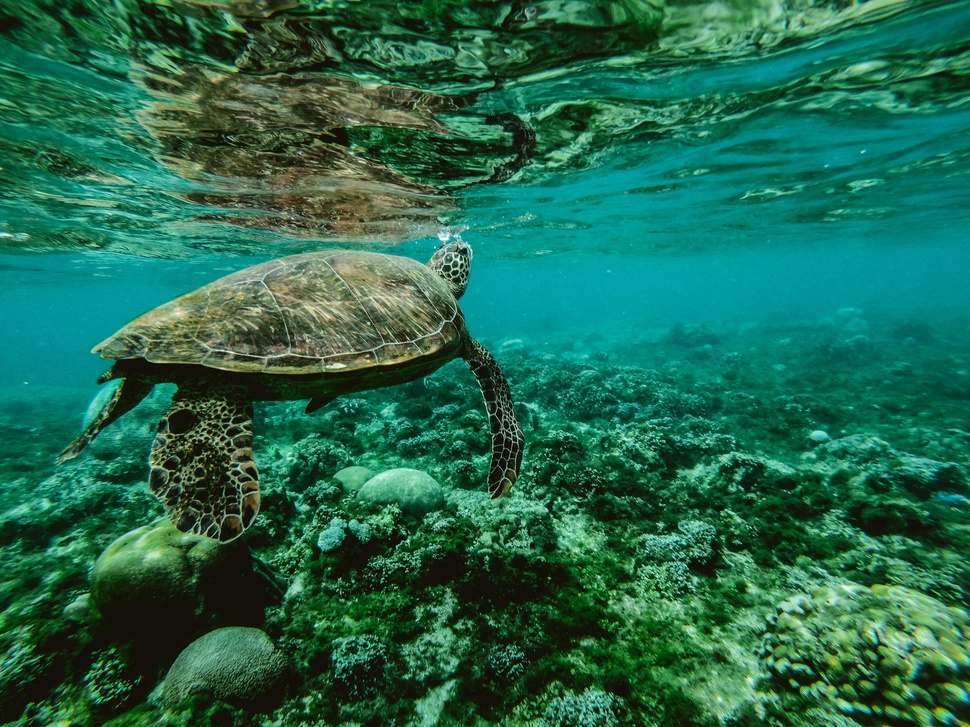
#> input picture python/pexel2.jpg, 970 x 727 px, shrunk from 4000 x 3000 before the run, found by its file name
$ python 'color cast direction.py'
#> lines starting #> are read from the running program, lines starting #| are printed output that depends on the picture
from PIL import Image
import numpy as np
from skimage.color import rgb2lab

def convert_to_24bpp_rgb(image_path):
    """
    将图片转换为 24 位 RGB 格式并返回图像对象。
    """
#> called with image_path = 'd:\\GitHub\\wxkk\\python\\pexel2.jpg'
    # 打开图像
    image = Image.open(image_path)
#> image is the input picture: PIL image 970x727 RGB; mean R, G, B 33, 104.5, 76.9

    # 转换为 RGB 模式（24 位）
    if image.mode != 'RGB':
        image = image.convert('RGB')
    return image

def calculate_green_or_blue_cast(image):
    """
    判断图片是否偏绿色或偏蓝色。
    """
    # 将图像转换为 numpy 数组
    image_np = np.array(image)

    # 转换为 Lab 色彩空间
    lab_image = rgb2lab(image_np / 255.0)  # RGB to Lab, scale to [0, 1]
#> lab_image: shape (727, 970, 3) float64; mean of channels 0, 1, 2 39, -25.8, 9.7

    # 获取 Lab 图像的 A 和 B 分量
    A = lab_image[:, :, 1]
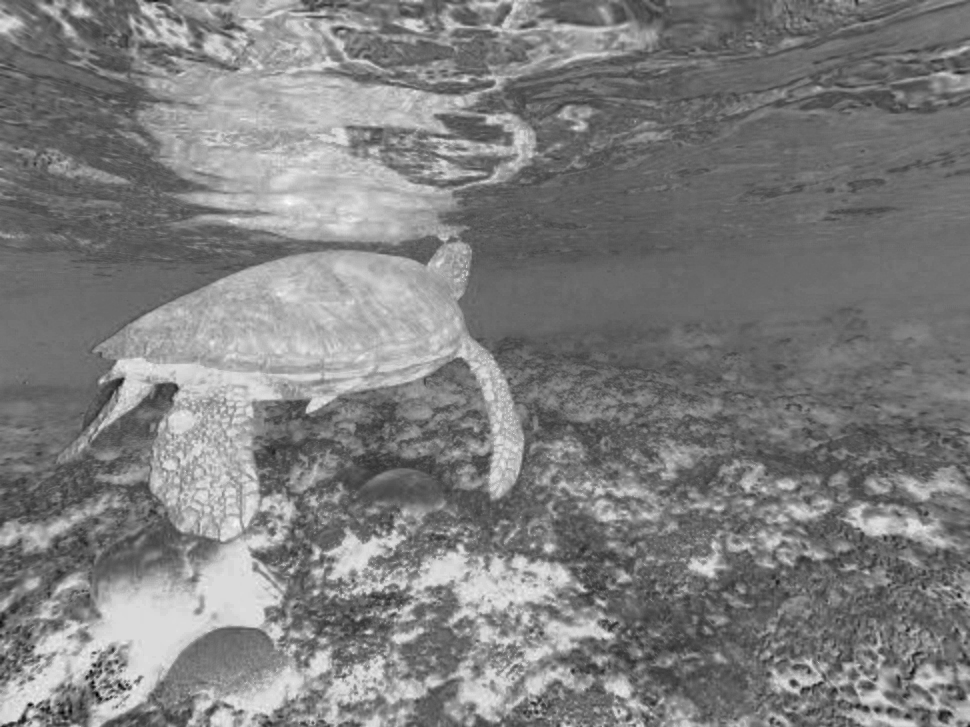
#> A: shape (727, 970) float64; min -61.23, max 10.01, mean -25.8; drawn with min black and max white
    B = lab_image[:, :, 2]
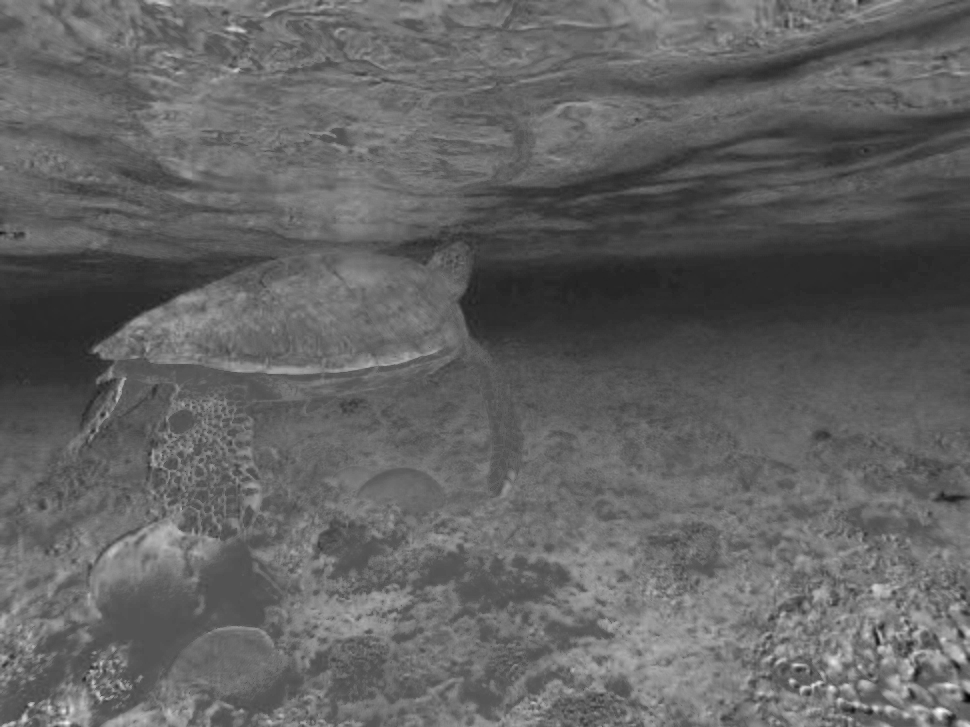
#> B: shape (727, 970) float64; min -30.22, max 72.75, mean 9.7; drawn with min black and max white

    # 计算 A 和 B 的均值
    avg_A = np.mean(A)
#> avg_A = -25.8
    avg_B = np.mean(B)
#> avg_B = 9.72

    # 判断偏色方向
    if avg_A < 0:
        return "偏绿色"
    elif avg_B < 0:
        return "偏蓝色"
    else:
        return "无明显偏绿色或偏蓝色"

def main(image_path):
    # 将图像转换为 24 位 RGB 格式
    image = convert_to_24bpp_rgb(image_path)

    # 检测偏色方向
    color_cast = calculate_green_or_blue_cast(image)
#> color_cast = '偏绿色'

    print(f"Color Cast: {color_cast}")
#| Color Cast: 偏绿色
    return color_cast

# 示例用法
image_path = "d:\GitHub\wxkk\python\\pexel2.jpg"  # 替换为实际图片路径
main(image_path)

$ run again, with python/pexel1.jpg copied over python/pexel2.jpg
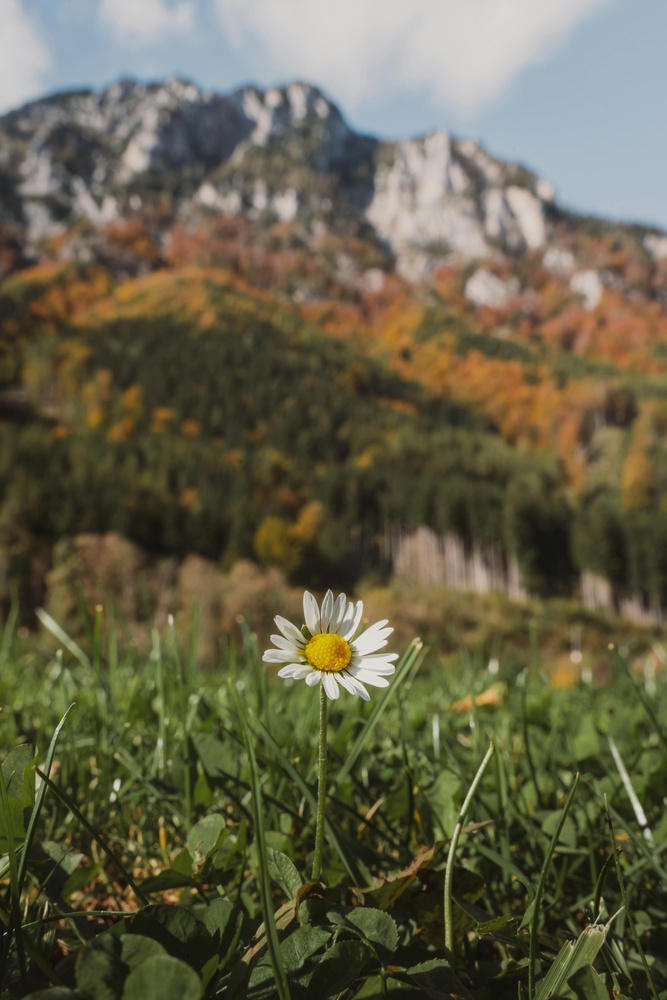
#> input picture python/pexel1.jpg, 667 x 1000 px, shrunk from 4896 x 7340 before the run, found by its file name
#> in convert_to_24bpp_rgb, image is the input picture: PIL image 667x1000 RGB; mean R, G, B 100.9, 97.2, 73.7
#> lab_image: shape (1000, 667, 3) float64; mean of channels 0, 1, 2 40.2, -2.2, 14.3
#> in calculate_green_or_blue_cast, `A = lab_image[:, :, 1]`:
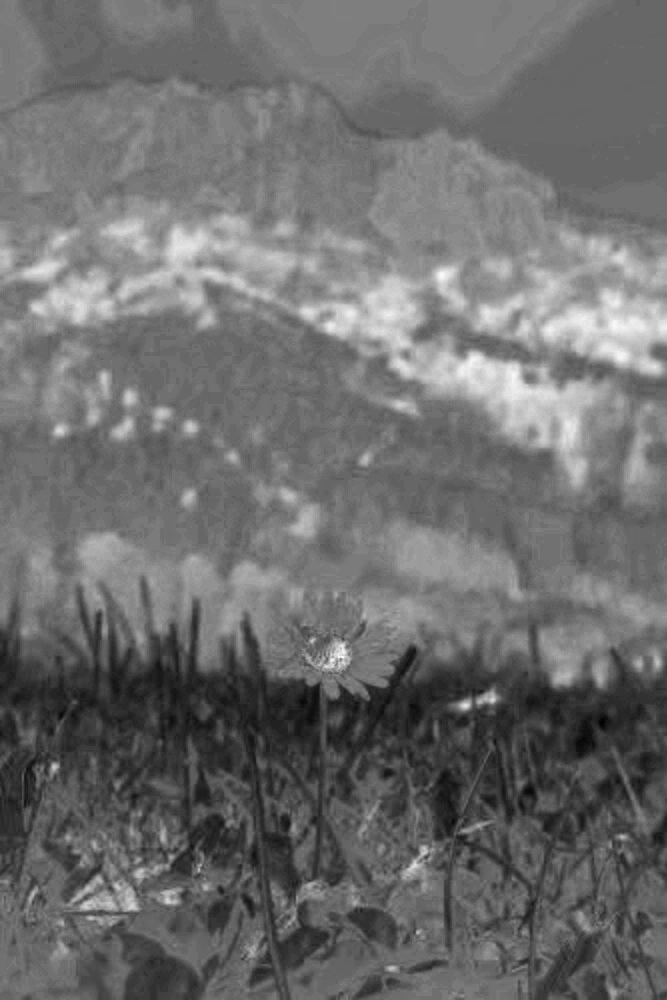
#> A: shape (1000, 667) float64; min -22.03, max 24.02, mean -2.2; drawn with min black and max white
#> in calculate_green_or_blue_cast, `B = lab_image[:, :, 2]`:
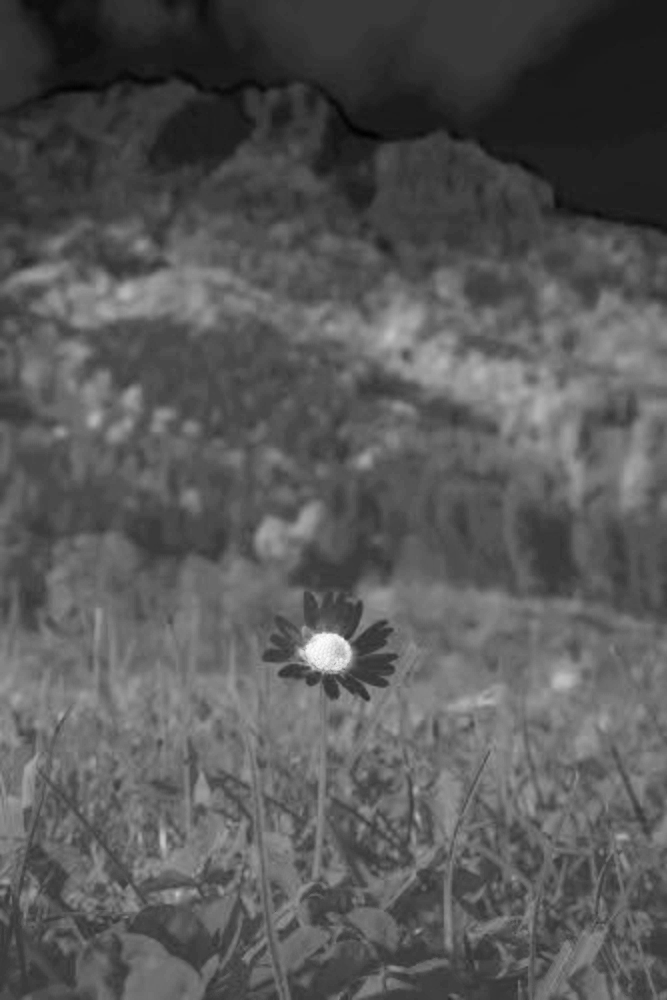
#> B: shape (1000, 667) float64; min -19.68, max 78.75, mean 14.3; drawn with min black and max white
#> avg_A = -2.18
#> avg_B = 14.3
#> color_cast = '偏绿色'
#| Color Cast: 偏绿色

$ run again, with python/image.png saved as python/pexel2.jpg
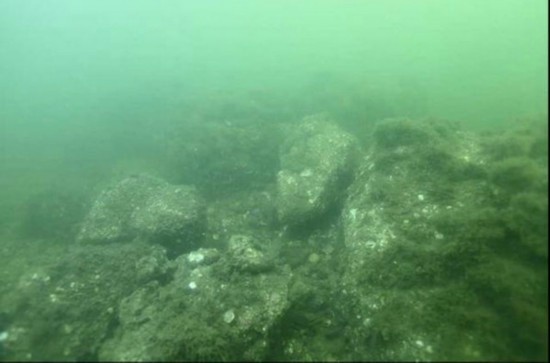
#> input picture python/image.png, 550 x 363 px, found by its file name
#> in convert_to_24bpp_rgb, image is the input picture: PIL image 550x363 RGB; mean R, G, B 101.4, 156.6, 112.2
#> lab_image: shape (363, 550, 3) float64; mean of channels 0, 1, 2 59.3, -27.6, 17.8
#> in calculate_green_or_blue_cast, `A = lab_image[:, :, 1]`:
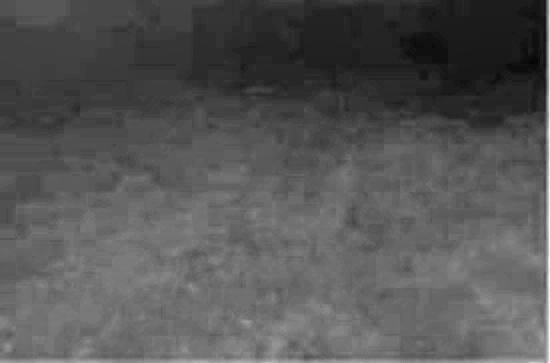
#> A: shape (363, 550) float64; min -40.69, max -2, mean -27.6; drawn with min black and max white
#> in calculate_green_or_blue_cast, `B = lab_image[:, :, 2]`:
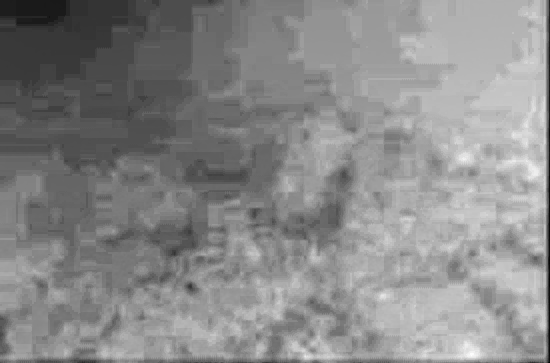
#> B: shape (363, 550) float64; min 1.43, max 31.91, mean 17.8; drawn with min black and max white
#> avg_A = -27.6
#> avg_B = 17.82
#> color_cast = '偏绿色'
#| Color Cast: 偏绿色

$ run again, with python/image_044.png saved as python/pexel2.jpg
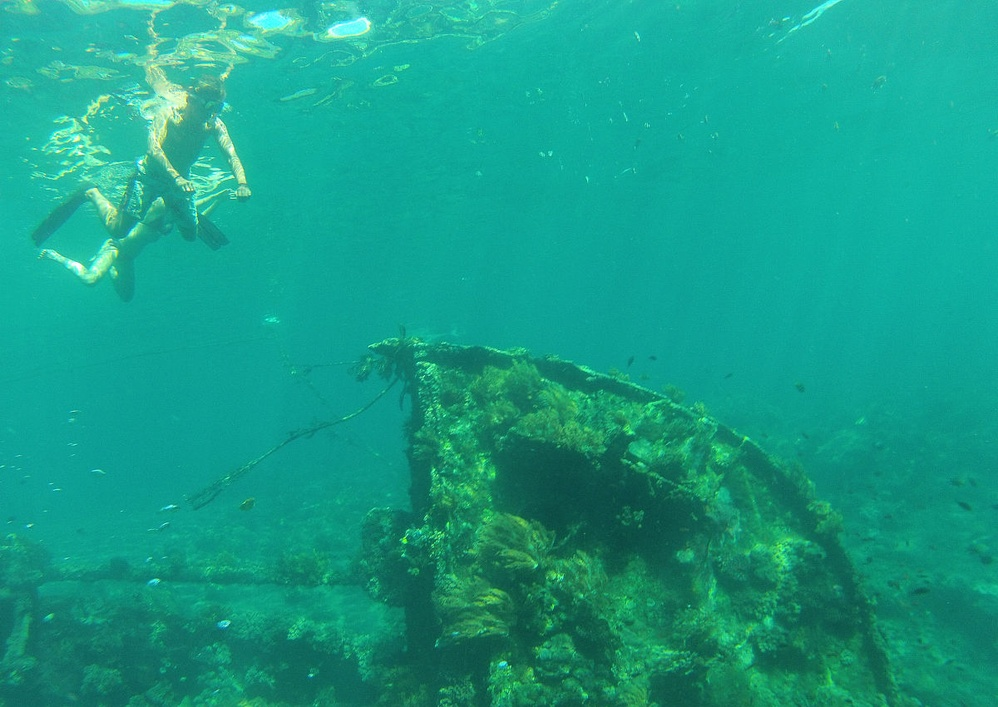
#> input picture python/image_044.png, 998 x 707 px, shrunk from 1200 x 850 before the run, found by its file name
#> in convert_to_24bpp_rgb, image is the input picture: PIL image 998x707 RGB; mean R, G, B 21.5, 157.4, 135.7
#> lab_image: shape (707, 998, 3) float64; mean of channels 0, 1, 2 58.1, -38.3, 1.9
#> in calculate_green_or_blue_cast, `A = lab_image[:, :, 1]`:
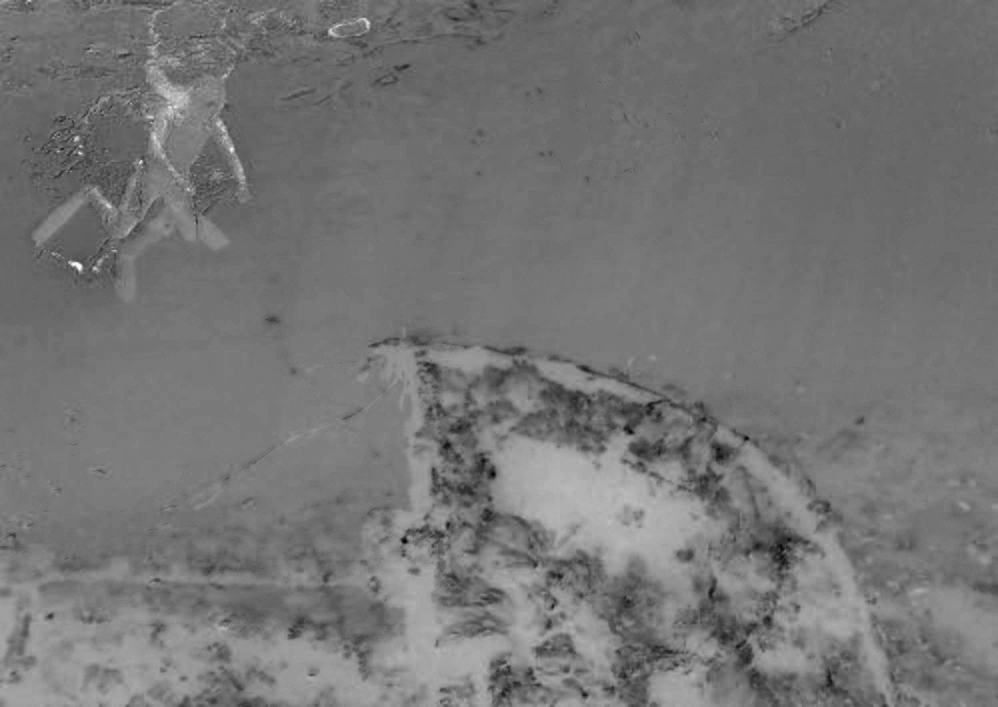
#> A: shape (707, 998) float64; min -70.05, max -1.14, mean -38.3; drawn with min black and max white
#> in calculate_green_or_blue_cast, `B = lab_image[:, :, 2]`:
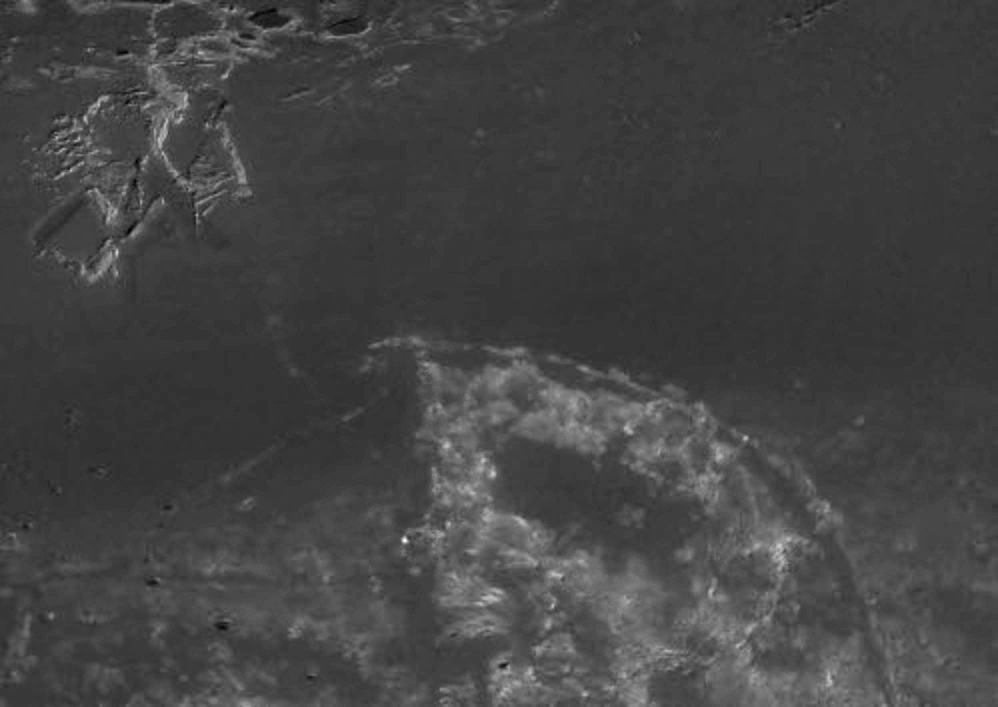
#> B: shape (707, 998) float64; min -23.87, max 72.61, mean 1.9; drawn with min black and max white
#> avg_A = -38.3
#> avg_B = 1.9
#> color_cast = '偏绿色'
#| Color Cast: 偏绿色
